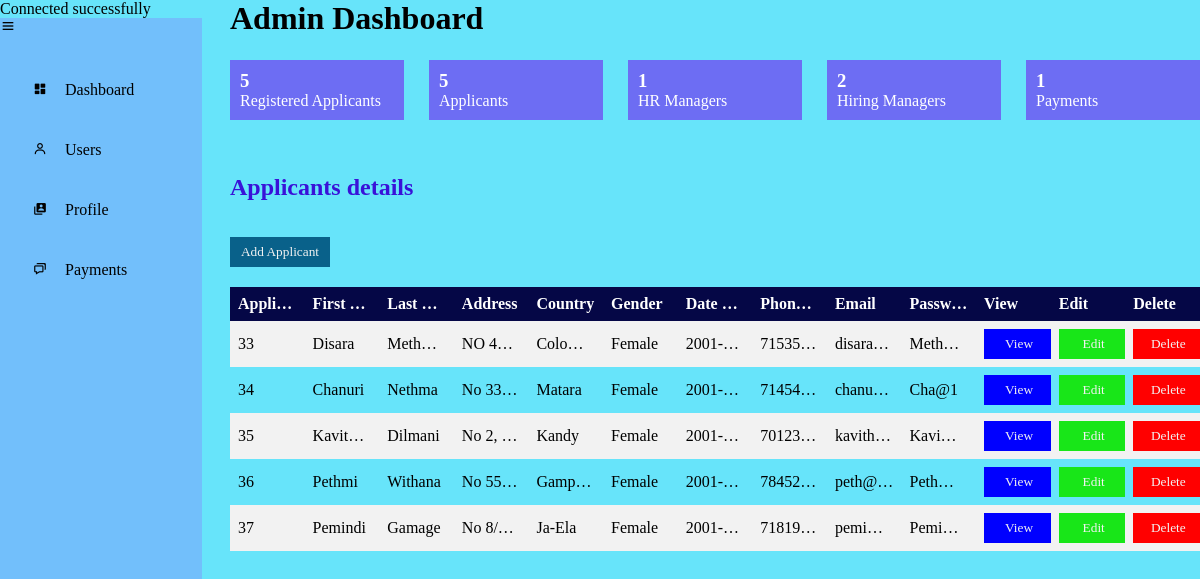
The app's page /admin_page.php with its own data.
### tables this page shows
CREATE TABLE `applicant` (
  `applicant_id` int(11) NOT NULL,
  `first_name` varchar(20) NOT NULL,
  `last_name` varchar(20) NOT NULL,
  `address` varchar(100) NOT NULL,
  `country` varchar(20) NOT NULL,
  `gender` varchar(10) NOT NULL,
  `dob` date NOT NULL,
  `contact_no` int(10) NOT NULL,
  `email` varchar(50) NOT NULL,
  `password` varchar(10) NOT NULL
);

### admin_page.php (the view, shortened to what this page needs)
<?php
include 'config.php';
?>
<!DOCTYPE html>
<head>
        <link rel="stylesheet" href="../css/admin_style.css">
        <link href='https://unpkg.com/boxicons@2.1.4/css/boxicons.min.css' rel='stylesheet'>
</head>
<body>
<div id="admin-menu" >
    <i class='bx bx-menu' id="menu-icon"></i>
        <div class="items">
            <ul>
        <li><i class='bx bxs-dashboard'></i><a href="#" id="dashboard-link">Dashboard</a></li>
            <li><i class='bx bx-user' ></i></i><a href="#">Users</a></li>
            <li><i class='bx bxs-user-account' ></i><a href="../html/admin_profile.html">Profile</a></li>
            <li><i class='bx bx-chat' ></i><a href="../php/admin_payments.php">Payments</a></li>
</ul>
        </div>
<div class="main-content">
<main>
    <header>
  <center>    <h1>Admin Dashboard</h1></center>
    </header>
    <header>
<main>
    <div class="dashboard">
    <div class="box-wrapper">
        <div class="box">
        <?php
    $select_applicants = mysqli_query($conn, "SELECT * FROM `applicant`") or die('Query failed');
    $number_of_applicants = mysqli_num_rows($select_applicants);
?>
<h3><?php echo $number_of_applicants; ?></h3>
<p>Registered Applicants</p>
        </div>
    <div class="box">
    <?php
        $select_applicants = mysqli_query($conn, "SELECT * FROM `applicant`") or die('Query failed');
        $number_of_applicants = mysqli_num_rows($select_applicants);
    ?>
    <h3><?php echo $number_of_applicants; ?></h3>
    <p>Applicants</p>
</div>
<div class="box">
    <?php
        $select_hr_manager = mysqli_query($conn, "SELECT * FROM `employee` WHERE Eposition= 'hr_manager'") or die('query failed');
        $number_of_hr_manager = mysqli_num_rows($select_hr_manager);
    ?>
    <h3><?php echo $number_of_hr_manager; ?></h3>
    <p>HR Managers</p>
</div>
<div class="box">
    <?php
        $select_hiring_manager = mysqli_query($conn, "SELECT * FROM `employee` WHERE Eposition = 'hiring_manager'") or die('query failed');
        $number_of_hiring_manager = mysqli_num_rows($select_hiring_manager);
    ?>
    <h3><?php echo $number_of_hiring_manager; ?></h3>
    <p>Hiring Managers</p>
</div>
<div class="box">
    <?php
        $select_payments = mysqli_query($conn, "SELECT * FROM `payments`") or die('query failed');
        $number_of_payments = mysqli_num_rows($select_payments);
    ?>
    <h3><?php echo $number_of_payments; ?></h3>
    <p>Payments</p>
</div>
</div>
<br><br><br>
<h2>Applicants  details</h2>
<br><br>
<a href="../php/add_applicant.php">
  <input type="button" class="add-button" value="Add Applicant">
</a>
<div id="tbl-wrapper">
  <table id="tbl">
<table id="tbl">
    <tr><th class="col1">Applicant ID</th>
        <th class="col1">First Name</th>
        <th class="col1">Last Name</th>
        <th class="col1">Address</th>
        <th class="col1">Country</th>
        <th class="col1">Gender</th>
        <th class="col1">Date of birth</th>
        <th class="col1">Phone Number</th>
        <th class="col1">Email</th>
        <th class="col1">Password</th>
        <th class="col2">View</th>
        <th class="col3">Edit</th>
        <th class="col4">Delete</th>
</tr>
<?php
$sql="select*from applicant";
$result=$conn->query($sql);
if($result->num_rows>0)
{
  while($row=$result->fetch_assoc())
  {
    echo"<tr>
    <td>".$row["applicant_id"]."</td>
    <td>".$row["first_name"]."</td>
    <td>".$row["last_name"]."</td>
    <td>".$row["address"]."</td>
    <td>".$row["country"]."</td>
    <td>".$row["gender"]."</td>
    <td>".$row["dob"]."</td>
    <td>".$row["contact_no"]."</td>
    <td>".$row["email"]."</td>
    <td>".$row["password"]."</td>";
    echo "<td><a href='../php/viewDetails.php?id=".$row['applicant_id']."'><input class='view-button' type='submit' value='View'></a></td>";
    echo "<td><a href='../php/editDetails.php?id=".$row['applicant_id']."'><input class='edit-button'  type='submit' value='Edit'></a></td>";
    echo "<td><input class='delete-button' onclick = 'delete_data($row[applicant_id])' type='submit' value='Delete'></td>
    </tr>";
}
}
else{
    echo"Empty Rows";
}
echo"</table>";
?>
</div>
</div>
</header>
</main>
</div>

### admin_style.css (style rules this page uses)
* { font-family: 'Times New Roman', Times, serif; margin: 0; padding: 0; text-decoration: none; list-style-type: none; box-sizing: none; animation: pageLoadAnimation 1s forwards; }
body { background-color: rgba(101, 228, 250, 0.986); }
header { position: fixed; left: 230px; top: 0; z-index: 100; display: flex; align-items: center; justify-content: space-between; }
.dashboard .box-wrapper { display: grid; grid-template-columns: repeat(5, 3fr); grid-column-gap: 25px; }
.dashboard .box { flex: 0 0 calc(35% - 20px); background-color: rgb(109, 109, 243); color: rgb(255, 255, 255); padding: 10px; }
main { margin-top: 60px; }
#admin-menu { height: 100%; width: 202px; background-color: rgba(133, 131, 252, 0.39); }
h2 { color: rgb(57, 18, 216); }
#admin-menu .items { margin-top: 25px; }
#admin-menu .items li { list-style: none; padding: 15px 0; }
#admin-menu .items li i { color: black; width: 30px; height: 30px; line-height: 30px; text-align: center; font-size: 14px; margin: 0 10px 0 25px; }
#admin-menu li a { text-decoration: none; color: black; font-weight: 600px; }
#tbl-wrapper { overflow-x: auto; margin-top: 20px; width: 100%; }
#tbl { border-collapse: collapse; table-layout: fixed; width: 100%; }
#tbl th, #tbl td { padding: 8px; text-align: left; white-space: nowrap; overflow: hidden; text-overflow: ellipsis; }
#tbl tr:nth-child(even) { background-color: #f2f2f2; }
#tbl th { background-color: #050746; color: white; }
.view-button { background-color: blue; color: #f2f2f2; width: 70px; height: 30px; border: #f2f2f2; }
.edit-button { background-color: rgb(24, 230, 24); color: #f2f2f2; width: 70px; height: 30px; border: #f2f2f2; }
.delete-button { background-color: red; color: #f2f2f2; width: 70px; height: 30px; border: #f2f2f2; }
.add-button { background-color: rgb(9, 97, 138); color: #f2f2f2; width: 100px; height: 30px; border: #f2f2f2; }

### records on screen
applicant: applicant_id "33", first_name "Disara", last_name "Meth…", address "NO 4…", country "Colombo", gender "Female", dob "2001-…", contact_no "71535…", email "disara…", password "Meth…"
applicant: applicant_id "34", first_name "Chanuri", last_name "Nethma", address "No 33…", country "Matara", gender "Female", dob "2001-…", contact_no "71454…", email "chanu…", password "Cha@1"
applicant: applicant_id "35", first_name "Kavit…", last_name "Dilmani", address "No 2,…", country "Kandy", gender "Female", dob "2001-…", contact_no "70123…", email "kavith…", password "Kavi…"
applicant: applicant_id "36", first_name "Pethmi", last_name "Withana", address "No 55…", country "Gamp…", gender "Female", dob "2001-…", contact_no "78452…", email "peth@…", password "Peth…"
applicant: applicant_id "37", first_name "Pemindi", last_name "Gamage", address "No 8/…", country "Ja-Ela", gender "Female", dob "2001-…", contact_no "71819…", email "pemi…", password "Pemi…"

### other values on screen
$number_of_applicants "5"
$number_of_hr_manager "1"
$number_of_hiring_manager "2"
$number_of_payments "1"
